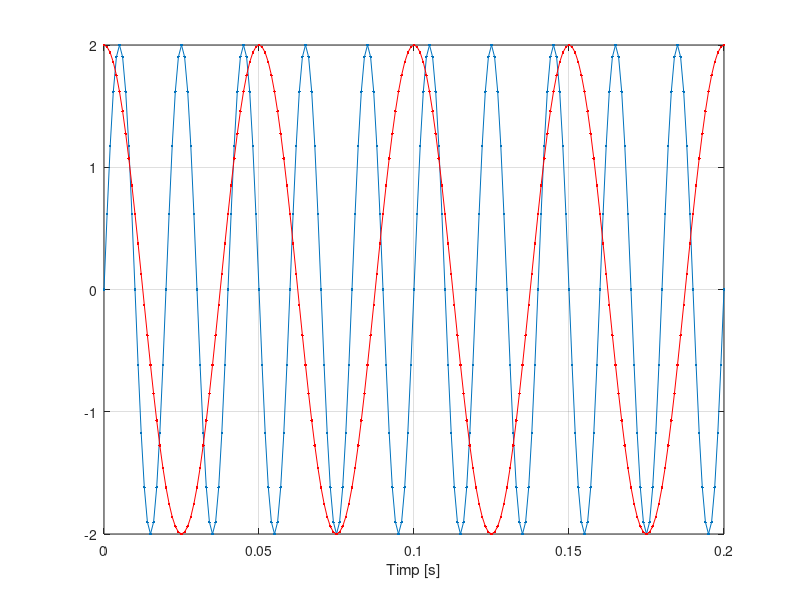

MATLAB code for this plot:
t = 0:0.001:0.2;
F = 50;
f=20;
x = 2*cos(2*pi*f*t);
s = 2*sin(2*pi*F*t);
plot(t,s,'.-',t,x,'r.-'),xlabel('Timp [s]'),grid;


%Cu cat pasul de variatie a variabilei t este mai mic , cu atat exista mai
%multe puncte cu care se poate trasa graficul, acesta fiind mai precis.

